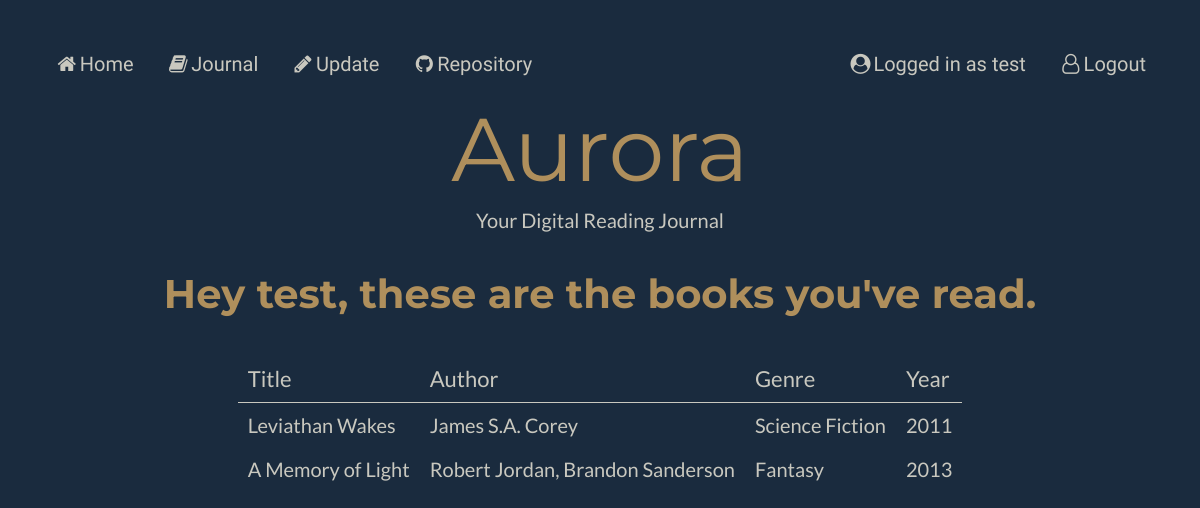
/journal (signed in), run on the app's committed database.
### models.py (models this page shows)
class Users (db.Model):
    __tablename__ = "Users"
    userid = db.Column(db.Integer, primary_key=True)
    username = db.Column(db.String(80))
    password = db.Column(db.String(80))
    books = db.relationship("Books", secondary=BooksUsers, back_populates="users")

class Books (db.Model):
    __tablename__ = "Books"
    bookid = db.Column(db.Integer, primary_key=True)
    title = db.Column(db.String(80))
    sypnosis = db.Column(db.String(80))
    year = db.Column(db.String(80))
    authors = db.relationship("Authors", secondary=BooksAuthors, back_populates="books")
    users = db.relationship("Users", secondary=BooksUsers, back_populates="books")
    genres = db.relationship("Genres", secondary=BooksGenres, back_populates="books")

### main.py (the view)
@app.route('/journal') #This journal only displays books that are related to the logged in user.
def journal():
    user = models.Users.query.filter_by(userid=session['user']).first_or_404()
    return render_template("journal.html", user=user, userid=user)

### main.py (called while the page is built)
@app.context_processor
def add_current_user():
    if session.get('user'): # if a user is logged in
        return dict(current_user=models.Users.query.get(session['user'])) # current user is equal to userinfo of user session
    return dict(current_user=None) # otherwise current user is none

### templates/journal.html
{% extends 'layout.html' %}
{% block content %}
{% if current_user %}
<h1>Hey {{current_user.username}}, these are the books you've read.</h1>
{% endif %}
<table id="journal">
        <tr>
            <th colspan = 1>Title</th>
            <th colspan = 1>Author</th>
            <th colspan = 1>Genre</th>
            <th colspan = 1>Year</th>
        </tr>
        {% for book in user.books %}
        <tr>
            <td>{{ book.title }} </td>
            <td>{{ book.authors|join(', ', attribute='name') }}</td>
            <td>{{ book.genres|join(', ', attribute='name') }}</td>
            <td>{{ book.year }} </td>
        </tr>
        {% endfor%}
    </table>
{% endblock %}

### templates/nav.html
<nav>
    <ul>
        <li><a href="/"><i class="fa fa-fw fa-home"></i>Home</a></li>
        {% if current_user %}
        <li><a href="/journal"><i class="fa fa-fw fa-book"></i>Journal</a></li>
        <li><a href="/update"><i class="fa fa-fw fa-pencil"></i>Update</a></li>
        {% else %}
        <li><a href="/"><i class="fa fa-fw fa-lock"></i>Journal</a></li>
        <li><a href="/"><i class="fa fa-fw fa-lock"></i>Update</a></li>
        {% endif %}
        <li><a href="https://github.com/StephenHuang17253/aurora"><i class="fa fa-fw fa-github"></i>Repository</a></li>
        {% if current_user %}
        <li><a href="/logout"><i class="fa fa-fw fa-user-o"></i>Logout</a></li>
        <li><a><i class="fa fa-fw fa-user-circle"></i>Logged in as {{current_user.username}}</a></li>
        {% else %}
        <li><a href="/login"><i class="fa fa-fw fa-user"></i>Login</a></li>
        <li><a href="/signup"><i class="fa fa-fw fa-user-plus"></i>Register</a></li>
        {% endif %}
    </ul>
</nav>

### static/styles.css (style rules this page uses)
:root { --bg-color: #1a2b3e; --main-color: #af8f5c; --sub-color: #3a506c; --text-color: #c9c8bf; --font-aurora: "Montserrat"; --font-header: "Montserrat"; --font-body: "Lato"; --font-nav: "Julius Sans One"; }
body { font-family: var(--font-body); color: var(--text-color) ; font-size: 20px; background-color: var(--bg-color); padding: 30px; text-align: center; }
h1 { font-family: var(--font-header); color: var(--main-color) ; padding: 10px; }
ul { list-style-type: none; margin: 0; padding: 0; overflow: hidden; font-family: var(--font-nav); }
li { float: left; }
li a { display: block; color: var(--text-color); text-align: center; padding: 14px 16px; text-decoration: none; }
li:nth-child(5) { float: right; }
li:last-child { float: right; }
table { border-collapse: collapse; margin: auto; text-align: left; }
th, td { text-align: left; padding: 10px; }
tr { text-align: left; }
th { font-family: var(--font-body);; font-weight: normal; font-size: 110%; color: var(--text-color); border-bottom: thin solid var(--text-color); }
a:link { color: var(--text-color); background-color: transparent; text-decoration: none; cursor: pointer; }

### data on the page
Users: username "test"
Books: title "Leviathan Wakes", authors "James S.A. Corey", genres "Science Fiction", year "2011"
Books: title "A Memory of Light", authors "Robert Jordan, Brandon Sanderson", genres "Fantasy", year "2013"
